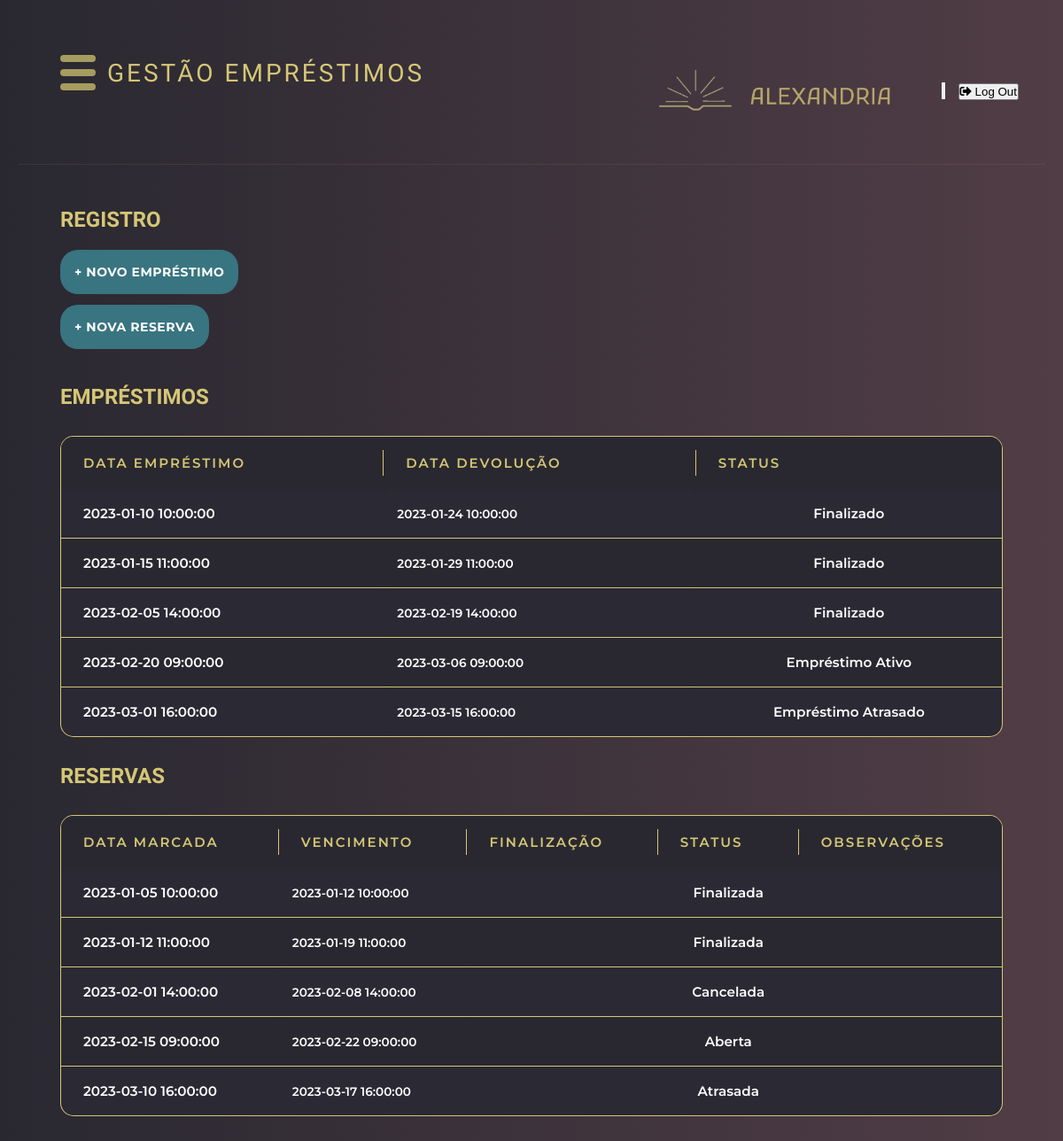
The page /template/gestao/emprestimo-gestao.php on the database as committed earlier.
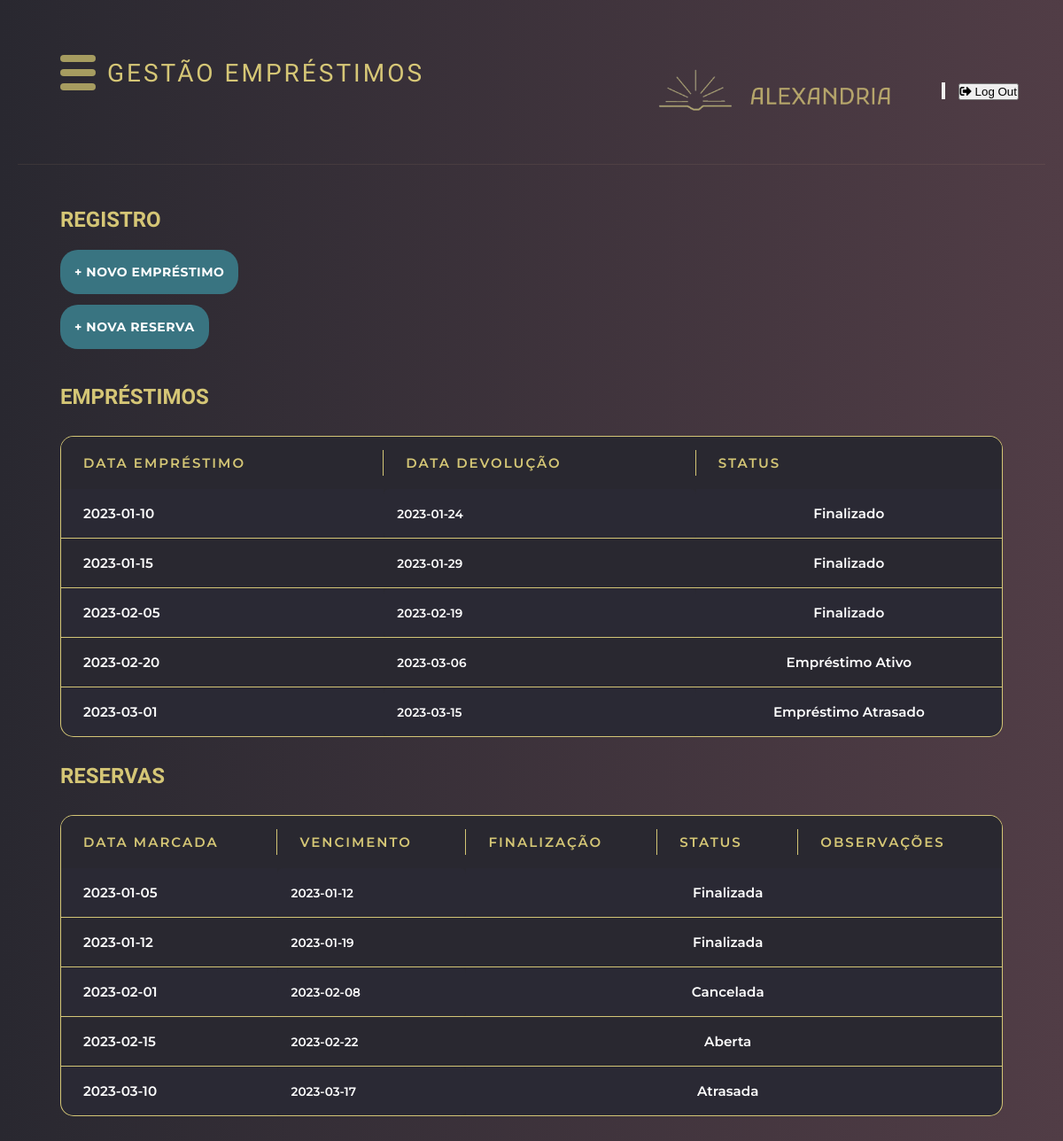
The same page on the database as committed later.
### tables this page shows
CREATE TABLE EMPRESTIMO (
 pk_emp INT PRIMARY KEY auto_increment,
 emp_prazo INT,
 emp_dataEmp DATE,
 emp_dataDev DATE,
 emp_dataDevReal DATE,
 emp_valorMultaDiaria DECIMAL(10,2) DEFAULT 1.50,
 emp_status ENUM('Empréstimo Ativo', 'Empréstimo Atrasado', 'Renovação Ativa', 'Renovação Atrasada', 'Finalizado') not null default 'Empréstimo Ativo',
 fk_mem INT not null,
 fk_user INT not null,
 fk_liv INT not null,
 FOREIGN KEY(fk_mem) references MEMBRO(pk_mem) on delete restrict on update cascade,
 FOREIGN KEY(fk_user) references USUARIO(pk_user) on delete restrict on update cascade,
 FOREIGN KEY(fk_liv) references LIVRO(pk_liv) on delete restrict on update cascade
);

CREATE TABLE RESERVA ( 
 pk_res INT PRIMARY KEY auto_increment,
 res_prazo INT,
 res_dataMarcada DATE,
 res_dataVencimento DATE,
 res_dataFinalizada DATE,
 res_status ENUM('Aberta', 'Cancelada', 'Finalizada', 'Atrasada') not null default 'Aberta',
 fk_mem INT not null,
 fk_liv INT not null,
 fk_user INT not null,
 FOREIGN KEY(fk_mem) references MEMBRO(pk_mem) on delete restrict on update cascade,
 FOREIGN KEY(fk_liv) references LIVRO(pk_liv) on delete restrict on update cascade,
 FOREIGN KEY(fk_user) references USUARIO(pk_user) on delete restrict on update cascade
);

### geral.php (called while the page is built, shortened)
<?php
function conectaBd() {
    $conexao = conectarBanco();
    return $conexao;
}
function listar($tabela) {
    $conexao = conectaBd();
    $stmt = $conexao->prepare("SELECT * FROM $tabela");
    $stmt->execute();
    $variavel = $stmt->fetchAll();
    return $variavel;
}
?>

### template/gestao/emprestimo-gestao.php (the view, shortened to what this page needs)
<?php
require_once "../../geral.php";
$emprestimos = listar('emprestimo');
$reservas = listar('reserva');
$tituloH1= "GESTÃO EMPRÉSTIMOS";
include '../header.php';
?>
<main class="main-content">
    <div class="titulo">
        <h2>REGISTRO</h2>
    </div>
    <div class="top-section">
        <div class="actions-section">
            <a href="emprestimo-cadastro.php" class="action-btn">
                <span class="plus-icon">+ NOVO EMPRÉSTIMO</span>
            </a>
            <a href="reserva-cadastro.php" class="action-btn">
                <span class="plus-icon">+ NOVA RESERVA</span>
            </a>
        </div>
    </div>
    <div class = "titulo">
        <h2>Empréstimos</h2>
    </div>
    <div class='titleliv'>
        <div class="tabela">
            <div class="tisch">
                <table>
                    <tr>
                        <th>Data Empréstimo</th>
                        <th>Data Devolução</th>
                        <th>Status</th>
                    </tr>
                    <?php foreach ($emprestimos as $emprestimo): ?>
                        <tr>
                            <td><?= htmlspecialchars($emprestimo["emp_dataEmp"]) ?></td>
                            <td><?= htmlspecialchars($emprestimo["emp_dataDev"]) ?></td>
                            <td><?= htmlspecialchars($emprestimo["emp_status"]) ?></td>
                        </tr>
                    <?php endforeach; ?>
                </table>
            </div>
        </div>
    </div>
    <div class = "titulo">
        <h2>Reservas</h2>
    </div>
    <div class='titleliv'>
        <div class="tabela">
            <div class="tisch">
                <table>
                    <tr>
                        <th>Data Marcada</th>
                        <th>Vencimento</th>
                        <th>Finalização</th>
                        <th>Status</th>
                        <th>Observações</th>
                    </tr>
                    <?php foreach ($reservas as $reserva): ?>
                        <tr>
                            <td><?= htmlspecialchars($reserva["res_dataMarcada"]) ?></td>
                            <td><?= htmlspecialchars($reserva["res_dataVencimento"]) ?></td>
                            <td><?= htmlspecialchars($reserva["res_dataFinalizada"]) ?></td>
                            <td><?= htmlspecialchars($reserva["res_status"]) ?></td>
                            <td><?= htmlspecialchars($reserva["res_observacoes"]) ?></td>
                        </tr>
                    <?php endforeach; ?>
                </table>
            </div>
        </div>
    </div>
</main>
</body>
</html>

### template/header.php (shortened to what this page needs)
<?php
require_once '../../geral.php';
?>
<!DOCTYPE html>
<html lang="pt-BR">
<head>
    <link rel="stylesheet" href="../../static/css/header.css?v=<?= time() ?>">
    <link rel="stylesheet" href="../../static/css/geral.css?v=<?= time() ?>">
    <link rel="stylesheet" href="../../static/css/popup.css?v=<?= time() ?>">
    <link rel="stylesheet" href="../../static/css/dashboard.css?v=<?= time() ?>">
    <link rel="stylesheet" href="https://use.fontawesome.com/releases/v5.15.4/css/all.css">
</head>
<body>
    <nav>
        <div id="iconeMenu">
            <div class="barrasIconeMenu" onclick="animaIconeMenu(this)">
                <div id="barra1"></div>
                <div id="barra2"></div>
                <div id="barra3"></div>
            </div>
        </div>
    </nav>
    <header>
        <div id="logo" class="logo">
            <h1><?php echo isset($tituloH1) ? $tituloH1 : 'errinho eita'; ?></h1>
        </div>
        <div class="brand-section">
            <div class="alexandria-logo">
                <div class="img"> <img src="../../static/img/LOGO.png" class="logoGestao" alt="Logo Alexandria"> </div>
            </div>
</head>
<body>
    <button id="btnPerfil" onclick="toggleDropdown()">
    </button>
    <div class="dropdown" id="dropdownMenu">
        <form method="POST">
            <button type="submit">
                <i class="fas fa-sign-out-alt"></i>
                <span>Log Out</span>
            </button>
        </form>
    </div>
    </header>

### static/css/header.css (style rules this page uses)
:root { --cor-primaria: rgb(41, 40, 48); --cor-secundaria: rgb(81, 61, 70); --cor-titulo-1: #FFEE87CC; --cor-titulo-2: #C4E9EC99; --cor-titulo-2-contraste: #23767E; --cor-titulo-2-contraste-60: #23767E99; --cor-texto: #FFF; }
* { margin: 0; padding: 0; box-sizing: border-box; }
body { background: linear-gradient(to right, var(--cor-primaria), var(--cor-secundaria)); min-height: 100vh; font-family: 'Montserrat', sans-serif; color: var(--cor-titulo-1); overflow-x: hidden; }
nav { float: left; }
.barrasIconeMenu { display: inline-block; cursor: pointer; }
#iconeMenu { position: fixed; z-index: 2; margin-left:2%;; margin-top:1.5%; }
#barra1, #barra2, #barra3 { width: 40px; height: 8px; background-color: #a69c60; margin: 8px; border-radius: 20px; transition: 0.4s; }
#logo, #iconeMenu { transition: margin-left 0.5s; padding: 16px; }
header { display: flex; justify-content: space-between; align-items: center; padding: 30px 30px; border-bottom: 1px solid rgba(200, 168, 130, 0.1); }
.logo { display: flex; align-items: center; gap: 15px; font-size: 16px; font-weight: 400; letter-spacing: 2px; margin-left: 5%; }
.brand-section { display: flex; align-items: center; gap: 15px; }
.alexandria-logo { display: flex; align-items: center; gap: 8px; }
h1, h2, h3 { font-family: 'Krona One', 'sans-serif'; }

### static/css/geral.css (style rules this page uses)
:root { --cor-primaria: rgb(41, 40, 48); --cor-secundaria: rgb(81, 61, 70); --cor-titulo-1: #FFEE87CC; --cor-titulo-2: #C4E9EC99; --cor-titulo-2-contraste: #23767E; --cor-titulo-2-contraste-60: #23767E99; --cor-titulo-2-contraste-40: #23767e6b; --cor-texto: #FFF; }
* { margin: 0; padding: 0; box-sizing: border-box; text-decoration: none; }
.main-content { padding: 3rem; }
.top-section { margin-top:20px; display: flex; justify-content: space-between; align-items: flex-start; margin-bottom: 40px; }
.actions-section { display: flex; flex-direction: column; gap: 12px; }
.action-btn { background: #397481; border: none; color: white; padding: 1rem; border-radius: 20px; cursor: pointer; font: 400 0.9rem 'Montserrat', 'sans-serif'; display: flex; align-items: center; gap: 8px; width: fit-content; text-transform: uppercase; letter-spacing: 0.5px; transition: all 0.2s ease; }
.plus-icon { font-size: 14px; font-weight: bold; }
.titleliv { margin: 30px 0; }
.tabela { background: var(--cor-primaria); border-radius: 15px; overflow-y: hidden; border: 1px solid var(--cor-titulo-1); }
table { width: 100%; border-collapse: collapse; font-family: 'Montserrat', sans-serif; }
th { position:sticky; background: var(--cor-primaria); color: var(--cor-titulo-1); padding: 20px 25px; text-align: left; font-weight: 600; text-transform: uppercase; letter-spacing: 2px; font-size: 15px; position: relative; }
th:not(:last-child)::after { content: ''; position: absolute; right: 0; top: 25%; height: 50%; width: 1px; background: var(--cor-titulo-1); }
td { padding: 18px 25px; border-bottom: 1px solid var(--cor-titulo-1); font-size: 0.95rem; color:white; vertical-align: middle; transition: all 0.3s ease; }
tr:last-child td { border-bottom: none; }
td:first-child { font-weight: 600; color: white; }
td:nth-child(2) { font-family: 'Montserrat', sans-serif; font-weight: 600; border-radius: 6px; font-size: 0.85rem; color: white; padding: 12px 15px; }
td:nth-child(3) { text-transform: capitalize; font-weight: 600; }
td:nth-child(4), td:nth-child(5) { text-align: center; font-weight: 600; color: white; }
td:last-child { text-align: center; }
tbody tr:nth-child(even) { background-color: rgba(102, 126, 234, 0.02); }
.logoGestao { max-width:400px;; width: 100%; float: right; padding-left: 20%; margin-top: 0% }
h1, h2 { font-weight: 700; color: var(--cor-titulo-1); text-transform: uppercase; font-family: 'Krona One', 'sans-serif'; }
h1 { color: var(--cor-titulo-1); font-size: 28px; font-weight: 300; letter-spacing: 3px; text-align: center; margin-bottom: 40px; text-transform: uppercase; }

### static/css/dashboard.css (style rules this page uses)
:root { --cor-primaria: rgb(41, 40, 48); --cor-secundaria: rgb(81, 61, 70); --cor-titulo-1: #FFEE87CC; --cor-titulo-2: #C4E9EC99; --cor-titulo-2-contraste: #23767E; --cor-titulo-2-contraste-60: #23767E99; --cor-texto: #FFF; }
* { margin: 0; padding: 0; box-sizing: border-box; }
body { font-family: 'Segoe UI', Tahoma, Geneva, Verdana, sans-serif; background: linear-gradient(to right, rgb(41, 40, 48), rgb(81, 61, 70)); min-height: 100vh; padding: 20px; }

Rows that differ between the two databases and show on the page:
changed emprestimo (number 1 of 5 on the later page): emp_dataEmp "2023-01-10 10:00:00" → "2023-01-10"; emp_dataDev "2023-01-24 10:00:00" → "2023-01-24"
changed emprestimo (number 2 of 5 on the later page): emp_dataEmp "2023-01-15 11:00:00" → "2023-01-15"; emp_dataDev "2023-01-29 11:00:00" → "2023-01-29"
changed emprestimo (number 3 of 5 on the later page): emp_dataEmp "2023-02-05 14:00:00" → "2023-02-05"; emp_dataDev "2023-02-19 14:00:00" → "2023-02-19"
changed emprestimo "Empréstimo Ativo": emp_dataEmp "2023-02-20 09:00:00" → "2023-02-20"; emp_dataDev "2023-03-06 09:00:00" → "2023-03-06"
changed emprestimo "Empréstimo Atrasado": emp_dataEmp "2023-03-01 16:00:00" → "2023-03-01"; emp_dataDev "2023-03-15 16:00:00" → "2023-03-15"
changed reserva (number 1 of 5 on the later page): res_dataMarcada "2023-01-05 10:00:00" → "2023-01-05"; res_dataVencimento "2023-01-12 10:00:00" → "2023-01-12"
changed reserva (number 2 of 5 on the later page): res_dataMarcada "2023-01-12 11:00:00" → "2023-01-12"; res_dataVencimento "2023-01-19 11:00:00" → "2023-01-19"
changed reserva "Cancelada": res_dataMarcada "2023-02-01 14:00:00" → "2023-02-01"; res_dataVencimento "2023-02-08 14:00:00" → "2023-02-08"
changed reserva "Aberta": res_dataMarcada "2023-02-15 09:00:00" → "2023-02-15"; res_dataVencimento "2023-02-22 09:00:00" → "2023-02-22"
changed reserva "Atrasada": res_dataMarcada "2023-03-10 16:00:00" → "2023-03-10"; res_dataVencimento "2023-03-17 16:00:00" → "2023-03-17"
